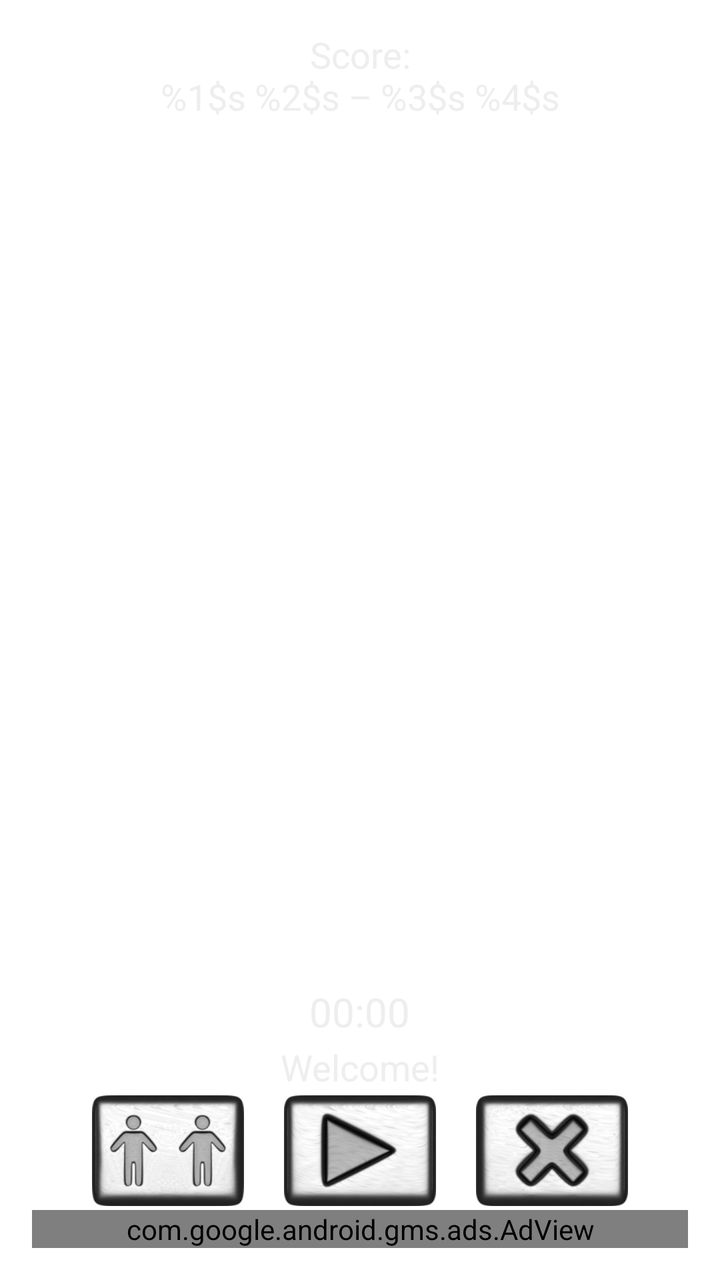
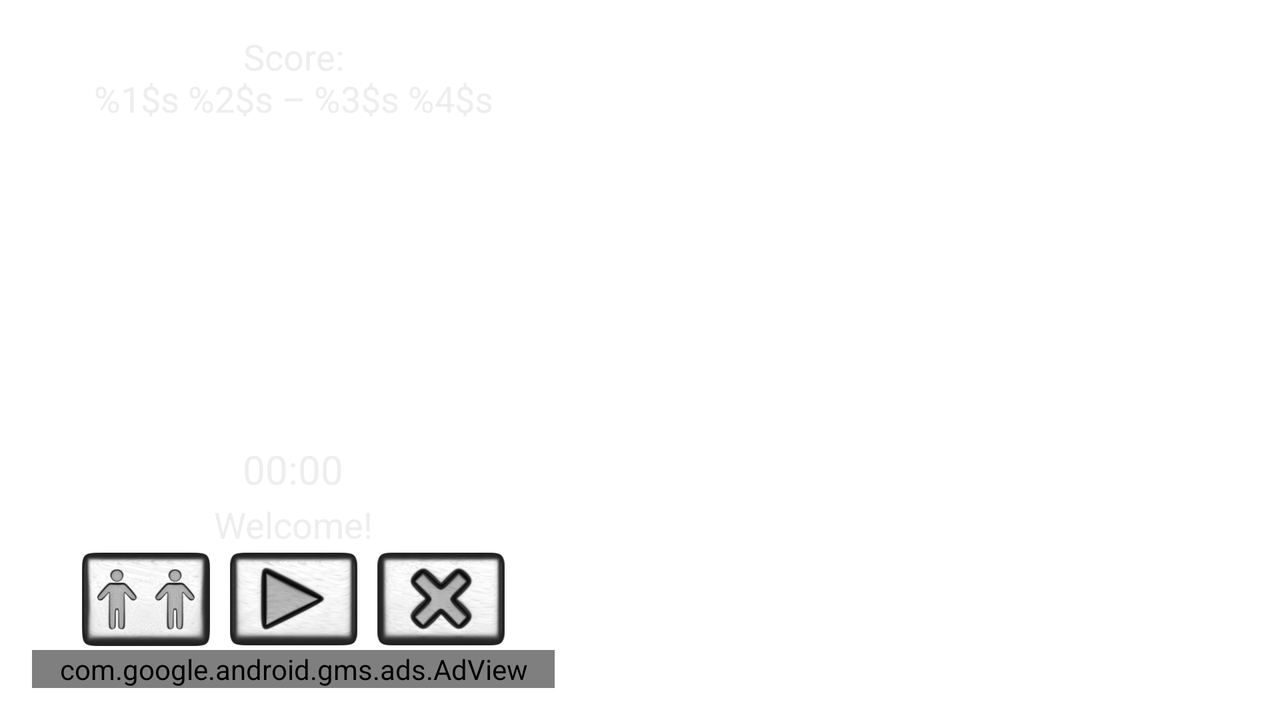

An Android layout and its configuration variant, each rendered on a device that would load it. The default file and the variant file are quoted in full after the pictures.
<!-- AndroidManifest.xml: application theme AppTheme -->
<!-- res/layout/activity_main.xml -->
<RelativeLayout xmlns:android="http://schemas.android.com/apk/res/android"
    android:id="@+id/llMain"
    android:layout_width="match_parent"
    android:layout_height="match_parent"
    android:background="@drawable/background"
    android:fitsSystemWindows="true"
    android:paddingLeft="@dimen/activity_horizontal_margin"
    android:paddingTop="@dimen/activity_vertical_margin"
    android:paddingRight="@dimen/activity_horizontal_margin"
    android:paddingBottom="@dimen/activity_vertical_margin">

    <LinearLayout
        android:layout_width="match_parent"
        android:layout_height="wrap_content"
        android:layout_gravity="center_horizontal"
        android:gravity="center_horizontal"
        android:orientation="vertical">

        <LinearLayout
            android:layout_width="match_parent"
            android:layout_height="wrap_content"
            android:layout_gravity="center_horizontal"
            android:gravity="center_vertical"
            android:orientation="horizontal">

            <TextView
                android:id="@+id/tvGeneralScore"
                android:layout_width="match_parent"
                android:layout_height="wrap_content"
                android:layout_marginBottom="@dimen/margin_below_controls"
                android:focusable="true"
                android:gravity="center_horizontal"
                android:text="@string/general_score"
                android:textColor="@color/tvTextColor"
                android:textSize="@dimen/text_size_main" />
        </LinearLayout>

        

        <TableLayout
            android:id="@+id/tlGrid"
            android:layout_width="wrap_content"
            android:layout_height="wrap_content">

        </TableLayout>
    </LinearLayout>

    <LinearLayout
        android:id="@+id/llBottomInfo"
        android:layout_width="match_parent"
        android:layout_height="wrap_content"
        android:layout_alignParentBottom="true"
        android:gravity="center_horizontal"
        android:orientation="vertical">

        <Chronometer
            android:id="@+id/tvGameTimer"
            android:layout_width="wrap_content"
            android:layout_height="wrap_content"
            android:layout_marginBottom="@dimen/margin_below_controls"
            android:focusable="true"
            android:gravity="center_horizontal"
            android:nextFocusDown="@+id/tvCfStatus"
            android:textColor="@color/tvTextColor"
            android:textSize="@dimen/text_size_main2" />

        <TextView
            android:id="@+id/tvCfStatus"
            android:layout_width="match_parent"
            android:layout_height="wrap_content"
            android:layout_marginBottom="@dimen/margin_below_controls"
            android:focusable="true"
            android:gravity="center_vertical|center_horizontal"
            android:nextFocusUp="@+id/tvGameTimer"
            android:nextFocusDown="@+id/btCfNew"
            android:text="@string/cf_status"
            android:textColor="@color/tvTextColor"
            android:textSize="@dimen/text_size_main" />

        <LinearLayout
            android:layout_width="wrap_content"
            android:layout_height="wrap_content"
            android:layout_marginLeft="20dp"
            android:layout_marginRight="20dp"
            android:layout_marginBottom="@dimen/margin_below_controls"
            android:gravity="center_vertical"
            android:orientation="horizontal">

            <ImageButton
                android:id="@+id/cfChangeGameType"
                android:layout_width="0dp"
                android:layout_height="wrap_content"
                android:layout_marginLeft="@dimen/between_image_buttons"
                android:layout_marginRight="@dimen/between_image_buttons"
                android:layout_weight="1"
                android:adjustViewBounds="true"
                android:background="@drawable/selector_background_selected"
                android:contentDescription="@string/cf_game_type1"
                android:nextFocusUp="@+id/tvCfStatus"
                android:onClick="changeGameType"
                android:scaleType="fitCenter"
                android:src="@drawable/button_partner" />

            <ImageButton
                android:id="@+id/btCfNew"
                android:layout_width="0dp"
                android:layout_height="wrap_content"
                android:layout_marginLeft="@dimen/between_image_buttons"
                android:layout_marginRight="@dimen/between_image_buttons"
                android:layout_weight="1"
                android:adjustViewBounds="true"
                android:background="@drawable/selector_background_selected"
                android:contentDescription="@string/cf_new"
                android:nextFocusUp="@+id/tvCfStatus"
                android:onClick="newGridGame"
                android:scaleType="fitCenter"
                android:src="@drawable/button_start" />

            <ImageButton
                android:id="@+id/cfAbandon"
                android:layout_width="0dp"
                android:layout_height="wrap_content"
                android:layout_marginLeft="@dimen/between_image_buttons"
                android:layout_marginRight="@dimen/between_image_buttons"
                android:layout_weight="1"
                android:adjustViewBounds="true"
                android:background="@drawable/selector_background_selected"
                android:contentDescription="@string/cf_abandon_game"
                android:nextFocusUp="@+id/tvCfStatus"
                android:onClick="abandonGame"
                android:scaleType="fitCenter"
                android:src="@drawable/button_abandon" />
        </LinearLayout>

        
        <com.google.android.gms.ads.AdView xmlns:ads="http://schemas.android.com/apk/res-auto"
            android:id="@+id/bannerAdView"
            android:layout_width="match_parent"
            android:layout_height="wrap_content"
            ads:adSize="BANNER"
            ads:adUnitId="@string/banner_ad_unit_id">

        </com.google.android.gms.ads.AdView>

    </LinearLayout>

</RelativeLayout>
<!-- resources referenced by this layout -->
<resources>
  <color name="tvTextColor">#EEEEEE</color>
  <dimen name="activity_horizontal_margin">16dp</dimen>
  <dimen name="activity_vertical_margin">16dp</dimen>
  <dimen name="between_image_buttons">10dp</dimen>
  <dimen name="margin_below_controls">2dp</dimen>
  <dimen name="text_size_main">18sp</dimen>
  <dimen name="text_size_main2">20sp</dimen>
  <!-- drawable button_abandon: png bitmap (drawable, 30677 bytes) -->
  <!-- drawable button_partner: png bitmap (drawable, 30511 bytes) -->
  <!-- drawable button_start: png bitmap (drawable, 29376 bytes) -->
  <!-- drawable selector_background_selected (drawable) -->
  <?xml version="1.0" encoding="utf-8"?>
  
  <selector xmlns:android="http://schemas.android.com/apk/res/android">
  
      <item android:drawable="@color/background_selected" android:state_selected="true"/>
      <item android:drawable="@color/background_selected" android:state_focused="true"/>
      <item android:drawable="@color/transparent"/>
  </selector>
  <string name="banner_ad_unit_id" translatable="false">ca-app-pub-9705662823127450/2745676298</string>
  <string name="cf_abandon_game">Abandon</string>
  <string name="cf_game_type1">Change game to play against a human partner</string>
  <string name="cf_new">Start</string>
  <string name="cf_status">Welcome!</string>
  <string name="general_score">Score:\n%1$s %2$s – %3$s %4$s</string>
  <style name="AppTheme" parent="AppBaseTheme">
          
      </style>
  <color name="background_selected">#99ff99</color>
  <color name="transparent">#00000000</color>
  <style name="AppBaseTheme" parent="android:Theme.Light">
          
      </style>
</resources>
<!-- res/layout-land/activity_main.xml (the repository's variant of the layout above) -->
<!-- drawn on the phone turned sideways -->
<LinearLayout xmlns:android="http://schemas.android.com/apk/res/android"
    android:id="@+id/llMain"
    android:layout_width="match_parent"
    android:layout_height="match_parent"
    android:background="@drawable/background"
    android:baselineAligned="false"
    android:fitsSystemWindows="true"
    android:gravity="center_vertical"
    android:orientation="horizontal"
    android:paddingLeft="@dimen/activity_horizontal_margin"
    android:paddingTop="@dimen/activity_vertical_margin"
    android:paddingRight="@dimen/activity_horizontal_margin"
    android:paddingBottom="@dimen/activity_vertical_margin">

    <RelativeLayout
        android:layout_width="0dp"
        android:layout_height="match_parent"
        android:layout_weight="0.43">

        <TextView
            android:id="@+id/tvGeneralScore"
            android:layout_width="match_parent"
            android:layout_height="wrap_content"
            android:layout_alignParentTop="true"
            android:layout_marginBottom="@dimen/margin_below_controls"
            android:focusable="true"
            android:gravity="center_horizontal"
            android:nextFocusDown="@+id/tvGameTimer"
            android:text="@string/general_score"
            android:textColor="@color/tvTextColor"
            android:textSize="@dimen/text_size_main" />

        <LinearLayout
            android:id="@+id/llBottomInfo"
            android:layout_width="match_parent"
            android:layout_height="wrap_content"
            android:layout_alignParentBottom="true"
            android:gravity="center_horizontal"
            android:orientation="vertical">

            

            <Chronometer
                android:id="@+id/tvGameTimer"
                android:layout_width="wrap_content"
                android:layout_height="wrap_content"
                android:layout_marginBottom="@dimen/margin_below_controls"
                android:focusable="true"
                android:gravity="center_horizontal"
                android:nextFocusUp="@+id/tvGeneralScore"
                android:nextFocusDown="@+id/tvCfStatus"
                android:textColor="@color/tvTextColor"
                android:textSize="@dimen/text_size_main2" />

            <TextView
                android:id="@+id/tvCfStatus"
                android:layout_width="match_parent"
                android:layout_height="wrap_content"
                android:layout_marginBottom="@dimen/margin_below_controls"
                android:focusable="true"
                android:gravity="center_vertical|center_horizontal"
                android:nextFocusUp="@+id/tvGameTimer"
                android:nextFocusDown="@+id/btCfNew"
                android:text="@string/cf_status"
                android:textColor="@color/tvTextColor"
                android:textSize="@dimen/text_size_main" />

            <LinearLayout
                android:layout_width="wrap_content"
                android:layout_height="wrap_content"
                android:layout_marginLeft="20dp"
                android:layout_marginRight="20dp"
                android:layout_marginBottom="@dimen/margin_below_controls"
                android:gravity="center_vertical"
                android:orientation="horizontal">

                <ImageButton
                    android:id="@+id/cfChangeGameType"
                    android:layout_width="0dp"
                    android:layout_height="wrap_content"
                    android:layout_marginLeft="@dimen/between_image_land_buttons"
                    android:layout_marginRight="@dimen/between_image_land_buttons"
                    android:layout_weight="1"
                    android:adjustViewBounds="true"
                    android:background="@drawable/selector_background_selected"
                    android:contentDescription="@string/cf_game_type1"
                    android:nextFocusUp="@+id/tvCfStatus"
                    android:onClick="changeGameType"
                    android:scaleType="fitCenter"
                    android:src="@drawable/button_partner" />

                <ImageButton
                    android:id="@+id/btCfNew"
                    android:layout_width="0dp"
                    android:layout_height="wrap_content"
                    android:layout_marginLeft="@dimen/between_image_land_buttons"
                    android:layout_marginRight="@dimen/between_image_land_buttons"
                    android:layout_weight="1"
                    android:adjustViewBounds="true"
                    android:background="@drawable/selector_background_selected"
                    android:contentDescription="@string/cf_new"
                    android:nextFocusUp="@+id/tvCfStatus"
                    android:onClick="newGridGame"
                    android:scaleType="fitCenter"
                    android:src="@drawable/button_start" />

                <ImageButton
                    android:id="@+id/cfAbandon"
                    android:layout_width="0dp"
                    android:layout_height="wrap_content"
                    android:layout_marginLeft="@dimen/between_image_land_buttons"
                    android:layout_marginRight="@dimen/between_image_land_buttons"
                    android:layout_weight="1"
                    android:adjustViewBounds="true"
                    android:background="@drawable/selector_background_selected"
                    android:contentDescription="@string/cf_abandon_game"
                    android:nextFocusUp="@+id/tvCfStatus"
                    android:onClick="abandonGame"
                    android:scaleType="fitCenter"
                    android:src="@drawable/button_abandon" />
            </LinearLayout>

            
            <com.google.android.gms.ads.AdView xmlns:ads="http://schemas.android.com/apk/res-auto"
                android:id="@+id/bannerAdView"
                android:layout_width="match_parent"
                android:layout_height="wrap_content"
                ads:adSize="BANNER"
                ads:adUnitId="@string/banner_ad_unit_id">

            </com.google.android.gms.ads.AdView>

        </LinearLayout>
    </RelativeLayout>

    <RelativeLayout
        android:layout_width="0dp"
        android:layout_height="match_parent"
        android:layout_weight="0.57">

        

        <TableLayout
            android:id="@+id/tlGrid"
            android:layout_width="wrap_content"
            android:layout_height="wrap_content"
            android:layout_centerInParent="true"></TableLayout>
    </RelativeLayout>

</LinearLayout>
<!-- resources referenced by the variant -->
<!-- as the phone turned sideways resolves them -->
<resources>
  <color name="tvTextColor">#EEEEEE</color>
  <dimen name="activity_horizontal_margin">16dp</dimen>
  <dimen name="activity_vertical_margin">16dp</dimen>
  <dimen name="between_image_land_buttons">5dp</dimen>
  <dimen name="margin_below_controls">2dp</dimen>
  <dimen name="text_size_main">18sp</dimen>
  <dimen name="text_size_main2">20sp</dimen>
  <!-- drawable button_abandon: png bitmap (drawable, 30677 bytes) -->
  <!-- drawable button_partner: png bitmap (drawable, 30511 bytes) -->
  <!-- drawable button_start: png bitmap (drawable, 29376 bytes) -->
  <!-- drawable selector_background_selected (drawable) -->
  <?xml version="1.0" encoding="utf-8"?>
  
  <selector xmlns:android="http://schemas.android.com/apk/res/android">
  
      <item android:drawable="@color/background_selected" android:state_selected="true"/>
      <item android:drawable="@color/background_selected" android:state_focused="true"/>
      <item android:drawable="@color/transparent"/>
  </selector>
  <string name="banner_ad_unit_id" translatable="false">ca-app-pub-9705662823127450/2745676298</string>
  <string name="cf_abandon_game">Abandon</string>
  <string name="cf_game_type1">Change game to play against a human partner</string>
  <string name="cf_new">Start</string>
  <string name="cf_status">Welcome!</string>
  <string name="general_score">Score:\n%1$s %2$s – %3$s %4$s</string>
  <style name="AppTheme" parent="AppBaseTheme">
          
      </style>
  <color name="background_selected">#99ff99</color>
  <color name="transparent">#00000000</color>
  <style name="AppBaseTheme" parent="android:Theme.Light">
          
      </style>
</resources>
